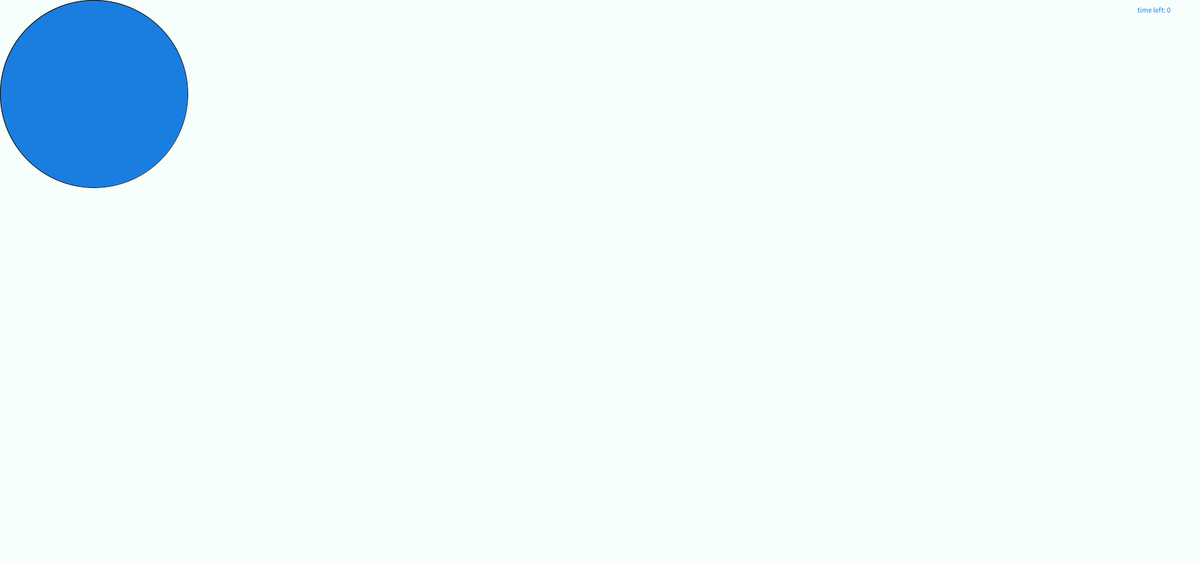
Frame 1 (no input)
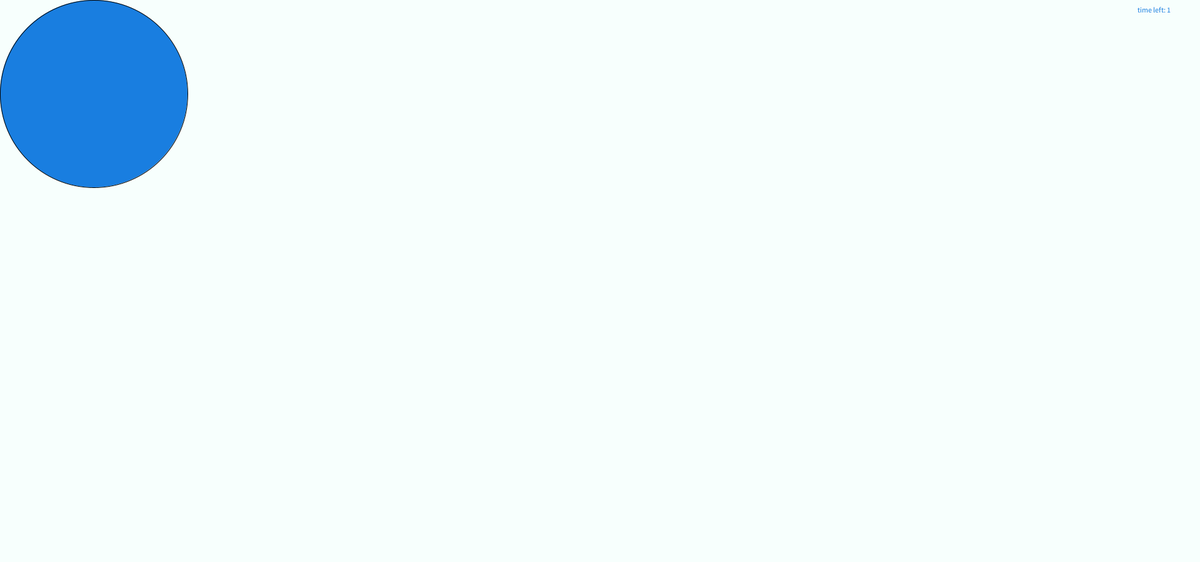
Frame 60 (the mouse pressed at the canvas centre just before this capture)
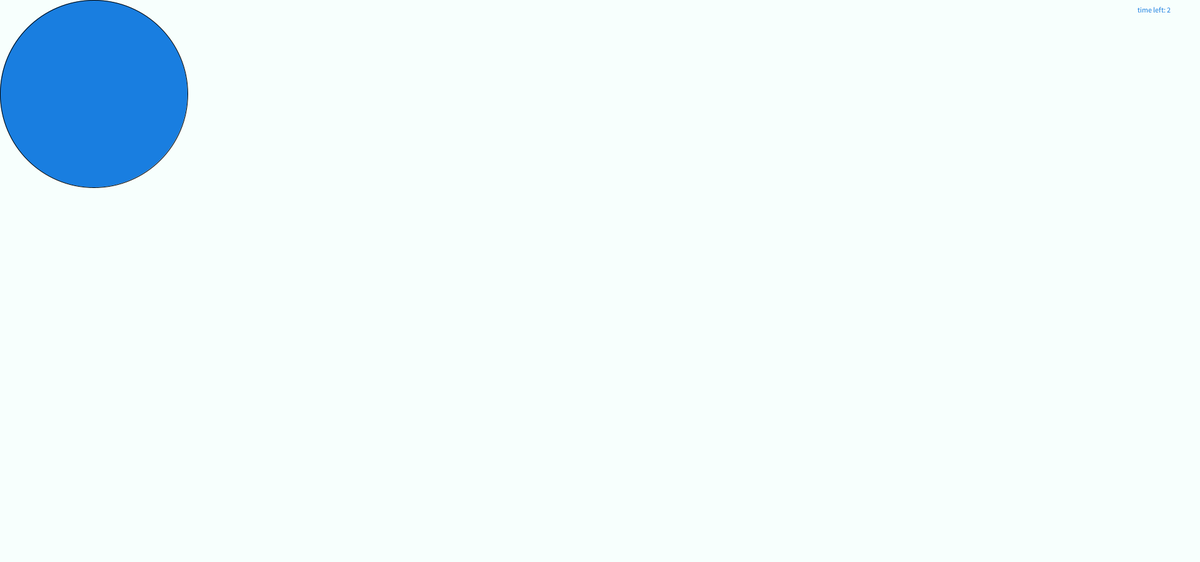
Frame 120 (the mouse held since frame 60 and released just before this capture)

The Processing sketch that drew these frames (run headless with seeded random() and noise(); from frame 60 on, the mouse is pressed at the canvas centre):

// Processing sketch: slippery_dot
// ── slippery_dot.pde
/*** When you are done, this program will draw an ellipse 
     that jumps to new location each time you click on it.
***/
 
 // 1. Create three integer variables to represent the x, y, and the size of the ellipse
    int dotX=150;
    int dotY=150;
    int dotSize=300;
    int time=0;
    void setup() {
      // 2. Set the size of your sketch
      size(1920,900);
      frameRate(60);
    
    }
    
    void draw() {
    
      // 3. Set the background color of your sketch
      background(#F7FFFD);
      
      // 4. Draw an ellipse using the variables created at the top of the sketch for the location and size of your ellipse. 
      //    Make sure it fits in the window. Change the variables if it does not.
      fill(#197EE0);
      ellipse(dotX,dotY,dotSize,dotSize);
    
     //System.out.println(frameCount);
      if(frameCount%60==0) {
        time++;
      }
      
      text("time left: " + time, 1820,20);
      
    }
    
    /******** This method gets called automatically when you press the mouse ************/
    void mousePressed() {
      //5. Create an integer variable called distance
      int distance;
      //6. The getDistanceFromMouse() method below returns a number.
      //   Set the value of your distance variable to the value returned by the getDistance method
      //   You will need to pass the x and y location of your ellipse to this method.
        distance=getDistanceFromMouse(dotX,dotY);
          
      //7.  Use an if statement to check if your distance variable is < the radius of the ellipse
      //    If it is, make a new x AND y for the ellipse, for a new random location on the window
      //    Hint: Use code like this      x = (int) random(width);
      if(distance<dotSize/2) {
        dotX=(int) random(width);
        dotY=(int) random(height);
      }
       
      
    }
    
    /********  This method gives you the number of pixels between the mouse and the x,y point ***********/
    int getDistanceFromMouse(int x, int y) {
      return (int)Math.sqrt(Math.pow((mouseX-x),2) + Math.pow((mouseY-y),2));
    }
